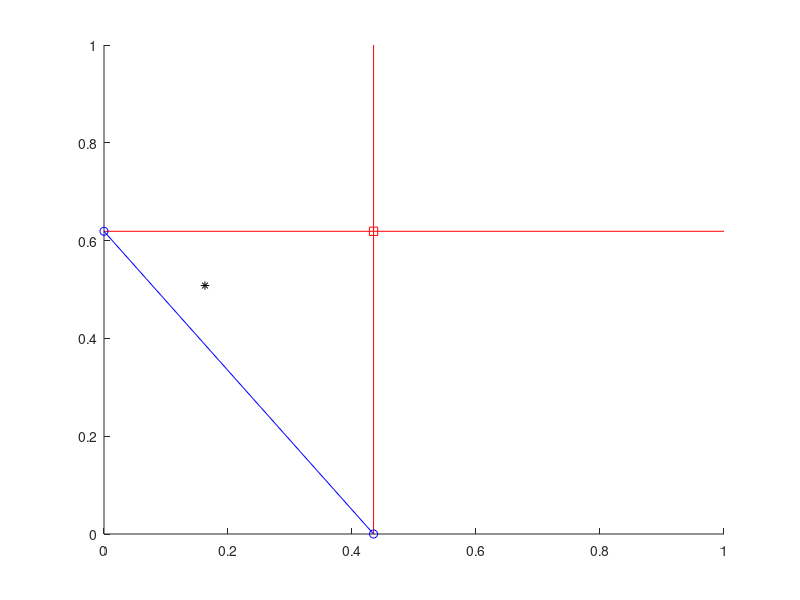

Write the MATLAB code that produced this figure.
%clear all; close all
BETA= [2.3 1.6; 1.1 2.1];
GAMMA = diag([1.0 1.3]);
R0=BETA*inv(GAMMA);
one=[1;1];
sstar = R0 \ one
smax = 1./diag(R0);

figure(1); hold on;
axis([0 1 0 1]);


% "golden" point
plot(sstar(1),sstar(2),'k*');

% majorant
plot([0 1],[smax(2) smax(2)],'r');
plot([smax(1) smax(1)],[0 1],'r');
plot(smax(1),smax(2),'rs');

% minorant
xmin=[0 smax(1)];
ymin=[smax(2) 0];
plot(xmin,ymin,'b');
plot(0,smax(2),'ob',smax(1),0,'ob');
